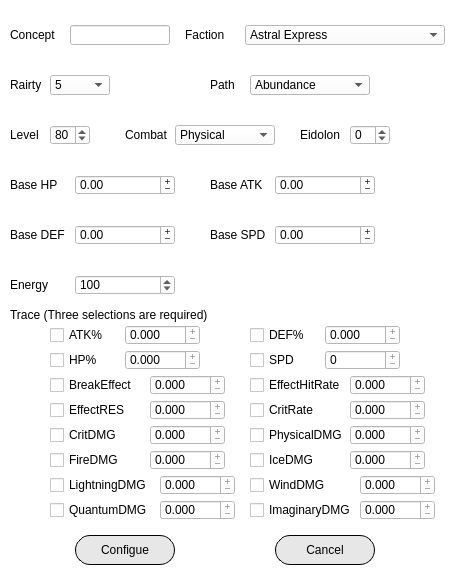
<?xml version="1.0" encoding="UTF-8"?>
<ui version="4.0">
 <class>AddCharacter</class>
 <widget class="QWidget" name="AddCharacter">
  <property name="geometry">
   <rect>
    <x>0</x>
    <y>0</y>
    <width>450</width>
    <height>575</height>
   </rect>
  </property>
  <property name="minimumSize">
   <size>
    <width>450</width>
    <height>575</height>
   </size>
  </property>
  <property name="maximumSize">
   <size>
    <width>450</width>
    <height>575</height>
   </size>
  </property>
  <property name="windowTitle">
   <string>AddCharacter</string>
  </property>
  <property name="windowIcon">
   <iconset>
    <normaloff>:/res/icon.png</normaloff>:/res/icon.png</iconset>
  </property>
  <property name="styleSheet">
   <string notr="true">background-color: rgb(255, 255, 255);</string>
  </property>
  <widget class="QLineEdit" name="concept">
   <property name="geometry">
    <rect>
     <x>70</x>
     <y>25</y>
     <width>100</width>
     <height>20</height>
    </rect>
   </property>
   <property name="maxLength">
    <number>30</number>
   </property>
   <property name="placeholderText">
    <string/>
   </property>
   <property name="clearButtonEnabled">
    <bool>true</bool>
   </property>
  </widget>
  <widget class="QLabel" name="label">
   <property name="geometry">
    <rect>
     <x>10</x>
     <y>25</y>
     <width>50</width>
     <height>20</height>
    </rect>
   </property>
   <property name="text">
    <string>Concept</string>
   </property>
  </widget>
  <widget class="QLabel" name="label_2">
   <property name="geometry">
    <rect>
     <x>185</x>
     <y>25</y>
     <width>50</width>
     <height>20</height>
    </rect>
   </property>
   <property name="text">
    <string>Faction</string>
   </property>
  </widget>
  <widget class="QLabel" name="label_3">
   <property name="geometry">
    <rect>
     <x>10</x>
     <y>75</y>
     <width>40</width>
     <height>20</height>
    </rect>
   </property>
   <property name="text">
    <string>Rairty</string>
   </property>
  </widget>
  <widget class="QLabel" name="label_4">
   <property name="geometry">
    <rect>
     <x>210</x>
     <y>75</y>
     <width>40</width>
     <height>20</height>
    </rect>
   </property>
   <property name="text">
    <string>Path</string>
   </property>
  </widget>
  <widget class="QComboBox" name="path">
   <property name="geometry">
    <rect>
     <x>250</x>
     <y>75</y>
     <width>120</width>
     <height>20</height>
    </rect>
   </property>
   <property name="styleSheet">
    <string notr="true"/>
   </property>
   <item>
    <property name="text">
     <string>Abundance</string>
    </property>
    <property name="icon">
     <iconset>
      <normaloff>:/path/res/path/abundance.png</normaloff>:/path/res/path/abundance.png</iconset>
    </property>
   </item>
   <item>
    <property name="text">
     <string>Destruction</string>
    </property>
    <property name="icon">
     <iconset>
      <normaloff>:/path/res/path/destruction.png</normaloff>:/path/res/path/destruction.png</iconset>
    </property>
   </item>
   <item>
    <property name="text">
     <string>Erudition</string>
    </property>
    <property name="icon">
     <iconset>
      <normaloff>:/path/res/path/erudition.png</normaloff>:/path/res/path/erudition.png</iconset>
    </property>
   </item>
   <item>
    <property name="text">
     <string>Harmony</string>
    </property>
    <property name="icon">
     <iconset>
      <normaloff>:/path/res/path/harmony.png</normaloff>:/path/res/path/harmony.png</iconset>
    </property>
   </item>
   <item>
    <property name="text">
     <string>Nihility</string>
    </property>
    <property name="icon">
     <iconset>
      <normaloff>:/path/res/path/nihility.png</normaloff>:/path/res/path/nihility.png</iconset>
    </property>
   </item>
   <item>
    <property name="text">
     <string>Preservation</string>
    </property>
    <property name="icon">
     <iconset>
      <normaloff>:/path/res/path/preservation.png</normaloff>:/path/res/path/preservation.png</iconset>
    </property>
   </item>
   <item>
    <property name="text">
     <string>The Hunt</string>
    </property>
    <property name="icon">
     <iconset>
      <normaloff>:/path/res/path/thehunt.png</normaloff>:/path/res/path/thehunt.png</iconset>
    </property>
   </item>
  </widget>
  <widget class="QLabel" name="label_5">
   <property name="geometry">
    <rect>
     <x>10</x>
     <y>125</y>
     <width>40</width>
     <height>20</height>
    </rect>
   </property>
   <property name="text">
    <string>Level</string>
   </property>
  </widget>
  <widget class="QSpinBox" name="level">
   <property name="geometry">
    <rect>
     <x>50</x>
     <y>125</y>
     <width>40</width>
     <height>20</height>
    </rect>
   </property>
   <property name="wrapping">
    <bool>true</bool>
   </property>
   <property name="buttonSymbols">
    <enum>QAbstractSpinBox::UpDownArrows</enum>
   </property>
   <property name="minimum">
    <number>1</number>
   </property>
   <property name="maximum">
    <number>80</number>
   </property>
   <property name="value">
    <number>80</number>
   </property>
  </widget>
  <widget class="QLabel" name="label_6">
   <property name="geometry">
    <rect>
     <x>125</x>
     <y>125</y>
     <width>50</width>
     <height>20</height>
    </rect>
   </property>
   <property name="text">
    <string>Combat</string>
   </property>
  </widget>
  <widget class="QComboBox" name="combat">
   <property name="geometry">
    <rect>
     <x>175</x>
     <y>125</y>
     <width>100</width>
     <height>20</height>
    </rect>
   </property>
   <item>
    <property name="text">
     <string>Physical</string>
    </property>
    <property name="icon">
     <iconset>
      <normaloff>:/combat/res/combat/physial.png</normaloff>:/combat/res/combat/physial.png</iconset>
    </property>
   </item>
   <item>
    <property name="text">
     <string>Fire</string>
    </property>
    <property name="icon">
     <iconset>
      <normaloff>:/combat/res/combat/fire.png</normaloff>:/combat/res/combat/fire.png</iconset>
    </property>
   </item>
   <item>
    <property name="text">
     <string>Ice</string>
    </property>
    <property name="icon">
     <iconset>
      <normaloff>:/combat/res/combat/ice.png</normaloff>:/combat/res/combat/ice.png</iconset>
    </property>
   </item>
   <item>
    <property name="text">
     <string>Lightning</string>
    </property>
    <property name="icon">
     <iconset>
      <normaloff>:/combat/res/combat/lightning.png</normaloff>:/combat/res/combat/lightning.png</iconset>
    </property>
   </item>
   <item>
    <property name="text">
     <string>Wind</string>
    </property>
    <property name="icon">
     <iconset>
      <normaloff>:/combat/res/combat/wind.png</normaloff>:/combat/res/combat/wind.png</iconset>
    </property>
   </item>
   <item>
    <property name="text">
     <string>Quantum</string>
    </property>
    <property name="icon">
     <iconset>
      <normaloff>:/combat/res/combat/quantum.png</normaloff>:/combat/res/combat/quantum.png</iconset>
    </property>
   </item>
   <item>
    <property name="text">
     <string>Imaginary</string>
    </property>
    <property name="icon">
     <iconset>
      <normaloff>:/combat/res/combat/imaginary.png</normaloff>:/combat/res/combat/imaginary.png</iconset>
    </property>
   </item>
  </widget>
  <widget class="QLabel" name="label_7">
   <property name="geometry">
    <rect>
     <x>300</x>
     <y>125</y>
     <width>50</width>
     <height>20</height>
    </rect>
   </property>
   <property name="text">
    <string>Eidolon</string>
   </property>
  </widget>
  <widget class="QSpinBox" name="eidolon">
   <property name="geometry">
    <rect>
     <x>350</x>
     <y>125</y>
     <width>40</width>
     <height>20</height>
    </rect>
   </property>
   <property name="wrapping">
    <bool>true</bool>
   </property>
   <property name="maximum">
    <number>6</number>
   </property>
  </widget>
  <widget class="QLabel" name="label_8">
   <property name="geometry">
    <rect>
     <x>10</x>
     <y>175</y>
     <width>65</width>
     <height>20</height>
    </rect>
   </property>
   <property name="text">
    <string>Base HP</string>
   </property>
  </widget>
  <widget class="QLabel" name="label_9">
   <property name="geometry">
    <rect>
     <x>210</x>
     <y>175</y>
     <width>65</width>
     <height>20</height>
    </rect>
   </property>
   <property name="text">
    <string>Base ATK</string>
   </property>
  </widget>
  <widget class="QLabel" name="label_10">
   <property name="geometry">
    <rect>
     <x>10</x>
     <y>225</y>
     <width>65</width>
     <height>20</height>
    </rect>
   </property>
   <property name="text">
    <string>Base DEF</string>
   </property>
  </widget>
  <widget class="QLabel" name="label_11">
   <property name="geometry">
    <rect>
     <x>210</x>
     <y>225</y>
     <width>65</width>
     <height>20</height>
    </rect>
   </property>
   <property name="text">
    <string>Base SPD</string>
   </property>
  </widget>
  <widget class="QLabel" name="label_12">
   <property name="geometry">
    <rect>
     <x>10</x>
     <y>275</y>
     <width>65</width>
     <height>20</height>
    </rect>
   </property>
   <property name="text">
    <string>Energy</string>
   </property>
  </widget>
  <widget class="QLabel" name="label_13">
   <property name="geometry">
    <rect>
     <x>10</x>
     <y>305</y>
     <width>421</width>
     <height>20</height>
    </rect>
   </property>
   <property name="text">
    <string>Trace (Three selections are required)</string>
   </property>
  </widget>
  <widget class="QCheckBox" name="checkBox_1">
   <property name="geometry">
    <rect>
     <x>50</x>
     <y>325</y>
     <width>75</width>
     <height>20</height>
    </rect>
   </property>
   <property name="text">
    <string>ATK%</string>
   </property>
  </widget>
  <widget class="QCheckBox" name="checkBox_2">
   <property name="geometry">
    <rect>
     <x>250</x>
     <y>325</y>
     <width>75</width>
     <height>20</height>
    </rect>
   </property>
   <property name="text">
    <string>DEF%</string>
   </property>
  </widget>
  <widget class="QCheckBox" name="checkBox_3">
   <property name="geometry">
    <rect>
     <x>50</x>
     <y>350</y>
     <width>75</width>
     <height>20</height>
    </rect>
   </property>
   <property name="text">
    <string>HP%</string>
   </property>
  </widget>
  <widget class="QCheckBox" name="checkBox_4">
   <property name="geometry">
    <rect>
     <x>250</x>
     <y>350</y>
     <width>75</width>
     <height>20</height>
    </rect>
   </property>
   <property name="text">
    <string>SPD</string>
   </property>
  </widget>
  <widget class="QCheckBox" name="checkBox_8">
   <property name="geometry">
    <rect>
     <x>250</x>
     <y>400</y>
     <width>100</width>
     <height>20</height>
    </rect>
   </property>
   <property name="text">
    <string>CritRate</string>
   </property>
  </widget>
  <widget class="QCheckBox" name="checkBox_9">
   <property name="geometry">
    <rect>
     <x>50</x>
     <y>425</y>
     <width>100</width>
     <height>20</height>
    </rect>
   </property>
   <property name="text">
    <string>CritDMG</string>
   </property>
  </widget>
  <widget class="QCheckBox" name="checkBox_5">
   <property name="geometry">
    <rect>
     <x>50</x>
     <y>375</y>
     <width>100</width>
     <height>20</height>
    </rect>
   </property>
   <property name="text">
    <string>BreakEffect</string>
   </property>
  </widget>
  <widget class="QCheckBox" name="checkBox_6">
   <property name="geometry">
    <rect>
     <x>250</x>
     <y>375</y>
     <width>100</width>
     <height>20</height>
    </rect>
   </property>
   <property name="text">
    <string>EffectHitRate</string>
   </property>
  </widget>
  <widget class="QCheckBox" name="checkBox_7">
   <property name="geometry">
    <rect>
     <x>50</x>
     <y>400</y>
     <width>100</width>
     <height>20</height>
    </rect>
   </property>
   <property name="text">
    <string>EffectRES</string>
   </property>
  </widget>
  <widget class="QCheckBox" name="checkBox_10">
   <property name="geometry">
    <rect>
     <x>250</x>
     <y>425</y>
     <width>100</width>
     <height>20</height>
    </rect>
   </property>
   <property name="text">
    <string>PhysicalDMG</string>
   </property>
  </widget>
  <widget class="QCheckBox" name="checkBox_11">
   <property name="geometry">
    <rect>
     <x>50</x>
     <y>450</y>
     <width>100</width>
     <height>20</height>
    </rect>
   </property>
   <property name="text">
    <string>FireDMG</string>
   </property>
  </widget>
  <widget class="QCheckBox" name="checkBox_12">
   <property name="geometry">
    <rect>
     <x>250</x>
     <y>450</y>
     <width>100</width>
     <height>20</height>
    </rect>
   </property>
   <property name="text">
    <string>IceDMG</string>
   </property>
  </widget>
  <widget class="QCheckBox" name="checkBox_13">
   <property name="geometry">
    <rect>
     <x>50</x>
     <y>475</y>
     <width>110</width>
     <height>20</height>
    </rect>
   </property>
   <property name="text">
    <string>LightningDMG</string>
   </property>
  </widget>
  <widget class="QCheckBox" name="checkBox_14">
   <property name="geometry">
    <rect>
     <x>250</x>
     <y>475</y>
     <width>110</width>
     <height>20</height>
    </rect>
   </property>
   <property name="text">
    <string>WindDMG</string>
   </property>
  </widget>
  <widget class="QCheckBox" name="checkBox_15">
   <property name="geometry">
    <rect>
     <x>50</x>
     <y>500</y>
     <width>110</width>
     <height>20</height>
    </rect>
   </property>
   <property name="text">
    <string>QuantumDMG</string>
   </property>
  </widget>
  <widget class="QCheckBox" name="checkBox_16">
   <property name="geometry">
    <rect>
     <x>250</x>
     <y>500</y>
     <width>110</width>
     <height>20</height>
    </rect>
   </property>
   <property name="text">
    <string>ImaginaryDMG</string>
   </property>
  </widget>
  <widget class="QPushButton" name="configuebtn">
   <property name="geometry">
    <rect>
     <x>75</x>
     <y>535</y>
     <width>100</width>
     <height>30</height>
    </rect>
   </property>
   <property name="styleSheet">
    <string notr="true">QPushButton
{
font: 16pt &quot;Meiryo UI&quot;;
background-color: rgb(231, 231, 231);
border-radius: 15px;
border:1px solid rgb(0, 0, 0)
}
QPushButton:hover
{
    padding-left:3px;
    padding-top:3px;
}
QPushButton:pressed
{
    padding-left:3px;
    padding-top:3px;
}</string>
   </property>
   <property name="text">
    <string>Configue</string>
   </property>
  </widget>
  <widget class="QPushButton" name="calcelbtn">
   <property name="geometry">
    <rect>
     <x>275</x>
     <y>535</y>
     <width>100</width>
     <height>30</height>
    </rect>
   </property>
   <property name="styleSheet">
    <string notr="true">QPushButton
{
font: 20pt &quot;Meiryo UI&quot;;
background-color: rgb(231, 231, 231);
border-radius: 15px;
border:1px solid rgb(0, 0, 0)
}
QPushButton:hover
{
    padding-left:3px;
    padding-top:3px;
}
QPushButton:pressed
{
    padding-left:3px;
    padding-top:3px;
}</string>
   </property>
   <property name="text">
    <string>Cancel</string>
   </property>
  </widget>
  <widget class="QDoubleSpinBox" name="BaseHP">
   <property name="geometry">
    <rect>
     <x>75</x>
     <y>175</y>
     <width>100</width>
     <height>20</height>
    </rect>
   </property>
   <property name="wrapping">
    <bool>true</bool>
   </property>
   <property name="buttonSymbols">
    <enum>QAbstractSpinBox::PlusMinus</enum>
   </property>
   <property name="accelerated">
    <bool>true</bool>
   </property>
   <property name="maximum">
    <double>1500.000000000000000</double>
   </property>
  </widget>
  <widget class="QDoubleSpinBox" name="BaseATK">
   <property name="geometry">
    <rect>
     <x>275</x>
     <y>175</y>
     <width>100</width>
     <height>20</height>
    </rect>
   </property>
   <property name="wrapping">
    <bool>true</bool>
   </property>
   <property name="buttonSymbols">
    <enum>QAbstractSpinBox::PlusMinus</enum>
   </property>
   <property name="accelerated">
    <bool>true</bool>
   </property>
   <property name="maximum">
    <double>1500.000000000000000</double>
   </property>
  </widget>
  <widget class="QSpinBox" name="Energy">
   <property name="geometry">
    <rect>
     <x>75</x>
     <y>275</y>
     <width>100</width>
     <height>20</height>
    </rect>
   </property>
   <property name="wrapping">
    <bool>true</bool>
   </property>
   <property name="accelerated">
    <bool>true</bool>
   </property>
   <property name="minimum">
    <number>0</number>
   </property>
   <property name="maximum">
    <number>240</number>
   </property>
   <property name="value">
    <number>100</number>
   </property>
  </widget>
  <widget class="QDoubleSpinBox" name="BaseSPD">
   <property name="geometry">
    <rect>
     <x>275</x>
     <y>225</y>
     <width>100</width>
     <height>20</height>
    </rect>
   </property>
   <property name="wrapping">
    <bool>true</bool>
   </property>
   <property name="buttonSymbols">
    <enum>QAbstractSpinBox::PlusMinus</enum>
   </property>
   <property name="accelerated">
    <bool>true</bool>
   </property>
   <property name="maximum">
    <double>120.000000000000000</double>
   </property>
  </widget>
  <widget class="QDoubleSpinBox" name="BaseDEF">
   <property name="geometry">
    <rect>
     <x>75</x>
     <y>225</y>
     <width>100</width>
     <height>20</height>
    </rect>
   </property>
   <property name="wrapping">
    <bool>true</bool>
   </property>
   <property name="buttonSymbols">
    <enum>QAbstractSpinBox::PlusMinus</enum>
   </property>
   <property name="accelerated">
    <bool>true</bool>
   </property>
   <property name="maximum">
    <double>1500.000000000000000</double>
   </property>
  </widget>
  <widget class="QDoubleSpinBox" name="HPBoostPercentage">
   <property name="geometry">
    <rect>
     <x>125</x>
     <y>350</y>
     <width>75</width>
     <height>20</height>
    </rect>
   </property>
   <property name="wrapping">
    <bool>true</bool>
   </property>
   <property name="readOnly">
    <bool>true</bool>
   </property>
   <property name="buttonSymbols">
    <enum>QAbstractSpinBox::PlusMinus</enum>
   </property>
   <property name="accelerated">
    <bool>true</bool>
   </property>
   <property name="decimals">
    <number>3</number>
   </property>
   <property name="maximum">
    <double>1.000000000000000</double>
   </property>
   <property name="singleStep">
    <double>0.001000000000000</double>
   </property>
  </widget>
  <widget class="QSpinBox" name="SPDBoost">
   <property name="geometry">
    <rect>
     <x>325</x>
     <y>350</y>
     <width>75</width>
     <height>20</height>
    </rect>
   </property>
   <property name="wrapping">
    <bool>true</bool>
   </property>
   <property name="readOnly">
    <bool>true</bool>
   </property>
   <property name="buttonSymbols">
    <enum>QAbstractSpinBox::PlusMinus</enum>
   </property>
   <property name="accelerated">
    <bool>true</bool>
   </property>
   <property name="maximum">
    <number>20</number>
   </property>
  </widget>
  <widget class="QDoubleSpinBox" name="DEFBoostPercentage">
   <property name="geometry">
    <rect>
     <x>325</x>
     <y>325</y>
     <width>75</width>
     <height>20</height>
    </rect>
   </property>
   <property name="wrapping">
    <bool>true</bool>
   </property>
   <property name="readOnly">
    <bool>true</bool>
   </property>
   <property name="buttonSymbols">
    <enum>QAbstractSpinBox::PlusMinus</enum>
   </property>
   <property name="accelerated">
    <bool>true</bool>
   </property>
   <property name="decimals">
    <number>3</number>
   </property>
   <property name="maximum">
    <double>1.000000000000000</double>
   </property>
   <property name="singleStep">
    <double>0.001000000000000</double>
   </property>
  </widget>
  <widget class="QDoubleSpinBox" name="ATKBoostPercentage">
   <property name="geometry">
    <rect>
     <x>125</x>
     <y>325</y>
     <width>75</width>
     <height>20</height>
    </rect>
   </property>
   <property name="wrapping">
    <bool>true</bool>
   </property>
   <property name="readOnly">
    <bool>true</bool>
   </property>
   <property name="buttonSymbols">
    <enum>QAbstractSpinBox::PlusMinus</enum>
   </property>
   <property name="accelerated">
    <bool>true</bool>
   </property>
   <property name="decimals">
    <number>3</number>
   </property>
   <property name="maximum">
    <double>1.000000000000000</double>
   </property>
   <property name="singleStep">
    <double>0.001000000000000</double>
   </property>
  </widget>
  <widget class="QDoubleSpinBox" name="EffectRES">
   <property name="geometry">
    <rect>
     <x>150</x>
     <y>400</y>
     <width>75</width>
     <height>20</height>
    </rect>
   </property>
   <property name="wrapping">
    <bool>true</bool>
   </property>
   <property name="readOnly">
    <bool>true</bool>
   </property>
   <property name="buttonSymbols">
    <enum>QAbstractSpinBox::PlusMinus</enum>
   </property>
   <property name="accelerated">
    <bool>true</bool>
   </property>
   <property name="decimals">
    <number>3</number>
   </property>
   <property name="maximum">
    <double>1.000000000000000</double>
   </property>
   <property name="singleStep">
    <double>0.001000000000000</double>
   </property>
  </widget>
  <widget class="QDoubleSpinBox" name="EffectHitRate">
   <property name="geometry">
    <rect>
     <x>350</x>
     <y>375</y>
     <width>75</width>
     <height>20</height>
    </rect>
   </property>
   <property name="wrapping">
    <bool>true</bool>
   </property>
   <property name="readOnly">
    <bool>true</bool>
   </property>
   <property name="buttonSymbols">
    <enum>QAbstractSpinBox::PlusMinus</enum>
   </property>
   <property name="accelerated">
    <bool>true</bool>
   </property>
   <property name="decimals">
    <number>3</number>
   </property>
   <property name="maximum">
    <double>1.000000000000000</double>
   </property>
   <property name="singleStep">
    <double>0.001000000000000</double>
   </property>
  </widget>
  <widget class="QDoubleSpinBox" name="CritRate">
   <property name="geometry">
    <rect>
     <x>350</x>
     <y>400</y>
     <width>75</width>
     <height>20</height>
    </rect>
   </property>
   <property name="wrapping">
    <bool>true</bool>
   </property>
   <property name="readOnly">
    <bool>true</bool>
   </property>
   <property name="buttonSymbols">
    <enum>QAbstractSpinBox::PlusMinus</enum>
   </property>
   <property name="accelerated">
    <bool>true</bool>
   </property>
   <property name="decimals">
    <number>3</number>
   </property>
   <property name="maximum">
    <double>1.000000000000000</double>
   </property>
   <property name="singleStep">
    <double>0.001000000000000</double>
   </property>
  </widget>
  <widget class="QDoubleSpinBox" name="BreakEffect">
   <property name="geometry">
    <rect>
     <x>150</x>
     <y>375</y>
     <width>75</width>
     <height>20</height>
    </rect>
   </property>
   <property name="wrapping">
    <bool>true</bool>
   </property>
   <property name="readOnly">
    <bool>true</bool>
   </property>
   <property name="buttonSymbols">
    <enum>QAbstractSpinBox::PlusMinus</enum>
   </property>
   <property name="accelerated">
    <bool>true</bool>
   </property>
   <property name="decimals">
    <number>3</number>
   </property>
   <property name="maximum">
    <double>2.000000000000000</double>
   </property>
   <property name="singleStep">
    <double>0.001000000000000</double>
   </property>
  </widget>
  <widget class="QDoubleSpinBox" name="CritDMG">
   <property name="geometry">
    <rect>
     <x>150</x>
     <y>425</y>
     <width>75</width>
     <height>20</height>
    </rect>
   </property>
   <property name="wrapping">
    <bool>true</bool>
   </property>
   <property name="readOnly">
    <bool>true</bool>
   </property>
   <property name="buttonSymbols">
    <enum>QAbstractSpinBox::PlusMinus</enum>
   </property>
   <property name="accelerated">
    <bool>true</bool>
   </property>
   <property name="decimals">
    <number>3</number>
   </property>
   <property name="maximum">
    <double>2.000000000000000</double>
   </property>
   <property name="singleStep">
    <double>0.001000000000000</double>
   </property>
  </widget>
  <widget class="QDoubleSpinBox" name="PhysialDMGBoost">
   <property name="geometry">
    <rect>
     <x>350</x>
     <y>425</y>
     <width>75</width>
     <height>20</height>
    </rect>
   </property>
   <property name="wrapping">
    <bool>true</bool>
   </property>
   <property name="readOnly">
    <bool>true</bool>
   </property>
   <property name="buttonSymbols">
    <enum>QAbstractSpinBox::PlusMinus</enum>
   </property>
   <property name="accelerated">
    <bool>true</bool>
   </property>
   <property name="decimals">
    <number>3</number>
   </property>
   <property name="maximum">
    <double>1.000000000000000</double>
   </property>
   <property name="singleStep">
    <double>0.001000000000000</double>
   </property>
  </widget>
  <widget class="QDoubleSpinBox" name="IceDMGBoost">
   <property name="geometry">
    <rect>
     <x>350</x>
     <y>450</y>
     <width>75</width>
     <height>20</height>
    </rect>
   </property>
   <property name="wrapping">
    <bool>true</bool>
   </property>
   <property name="readOnly">
    <bool>true</bool>
   </property>
   <property name="buttonSymbols">
    <enum>QAbstractSpinBox::PlusMinus</enum>
   </property>
   <property name="accelerated">
    <bool>true</bool>
   </property>
   <property name="decimals">
    <number>3</number>
   </property>
   <property name="maximum">
    <double>1.000000000000000</double>
   </property>
   <property name="singleStep">
    <double>0.001000000000000</double>
   </property>
  </widget>
  <widget class="QDoubleSpinBox" name="FireDMGBoost">
   <property name="geometry">
    <rect>
     <x>150</x>
     <y>450</y>
     <width>75</width>
     <height>20</height>
    </rect>
   </property>
   <property name="wrapping">
    <bool>true</bool>
   </property>
   <property name="readOnly">
    <bool>true</bool>
   </property>
   <property name="buttonSymbols">
    <enum>QAbstractSpinBox::PlusMinus</enum>
   </property>
   <property name="accelerated">
    <bool>true</bool>
   </property>
   <property name="decimals">
    <number>3</number>
   </property>
   <property name="maximum">
    <double>1.000000000000000</double>
   </property>
   <property name="singleStep">
    <double>0.001000000000000</double>
   </property>
  </widget>
  <widget class="QDoubleSpinBox" name="ImaginaryDMGBoost">
   <property name="geometry">
    <rect>
     <x>360</x>
     <y>500</y>
     <width>75</width>
     <height>20</height>
    </rect>
   </property>
   <property name="wrapping">
    <bool>true</bool>
   </property>
   <property name="readOnly">
    <bool>true</bool>
   </property>
   <property name="buttonSymbols">
    <enum>QAbstractSpinBox::PlusMinus</enum>
   </property>
   <property name="accelerated">
    <bool>true</bool>
   </property>
   <property name="decimals">
    <number>3</number>
   </property>
   <property name="maximum">
    <double>1.000000000000000</double>
   </property>
   <property name="singleStep">
    <double>0.001000000000000</double>
   </property>
  </widget>
  <widget class="QDoubleSpinBox" name="WindDMGBoost">
   <property name="geometry">
    <rect>
     <x>360</x>
     <y>475</y>
     <width>75</width>
     <height>20</height>
    </rect>
   </property>
   <property name="wrapping">
    <bool>true</bool>
   </property>
   <property name="readOnly">
    <bool>true</bool>
   </property>
   <property name="buttonSymbols">
    <enum>QAbstractSpinBox::PlusMinus</enum>
   </property>
   <property name="accelerated">
    <bool>true</bool>
   </property>
   <property name="decimals">
    <number>3</number>
   </property>
   <property name="maximum">
    <double>1.000000000000000</double>
   </property>
   <property name="singleStep">
    <double>0.001000000000000</double>
   </property>
  </widget>
  <widget class="QDoubleSpinBox" name="LightningDMGBoost">
   <property name="geometry">
    <rect>
     <x>160</x>
     <y>475</y>
     <width>75</width>
     <height>20</height>
    </rect>
   </property>
   <property name="wrapping">
    <bool>true</bool>
   </property>
   <property name="readOnly">
    <bool>true</bool>
   </property>
   <property name="buttonSymbols">
    <enum>QAbstractSpinBox::PlusMinus</enum>
   </property>
   <property name="accelerated">
    <bool>true</bool>
   </property>
   <property name="decimals">
    <number>3</number>
   </property>
   <property name="maximum">
    <double>1.000000000000000</double>
   </property>
   <property name="singleStep">
    <double>0.001000000000000</double>
   </property>
  </widget>
  <widget class="QDoubleSpinBox" name="QuantumDMGBoost">
   <property name="geometry">
    <rect>
     <x>160</x>
     <y>500</y>
     <width>75</width>
     <height>20</height>
    </rect>
   </property>
   <property name="wrapping">
    <bool>true</bool>
   </property>
   <property name="readOnly">
    <bool>true</bool>
   </property>
   <property name="buttonSymbols">
    <enum>QAbstractSpinBox::PlusMinus</enum>
   </property>
   <property name="accelerated">
    <bool>true</bool>
   </property>
   <property name="decimals">
    <number>3</number>
   </property>
   <property name="maximum">
    <double>1.000000000000000</double>
   </property>
   <property name="singleStep">
    <double>0.001000000000000</double>
   </property>
  </widget>
  <widget class="QComboBox" name="Faction">
   <property name="geometry">
    <rect>
     <x>245</x>
     <y>25</y>
     <width>200</width>
     <height>20</height>
    </rect>
   </property>
   <item>
    <property name="text">
     <string>Astral Express</string>
    </property>
   </item>
   <item>
    <property name="text">
     <string>Stellaron Hunters</string>
    </property>
   </item>
   <item>
    <property name="text">
     <string>Herta Space Station</string>
    </property>
   </item>
   <item>
    <property name="text">
     <string>Belobog</string>
    </property>
   </item>
   <item>
    <property name="text">
     <string>Interastral Peace Corporation</string>
    </property>
   </item>
   <item>
    <property name="text">
     <string>The Xianzhou Luofu</string>
    </property>
   </item>
   <item>
    <property name="text">
     <string>The Xianzhou Yaoqing</string>
    </property>
   </item>
   <item>
    <property name="text">
     <string>The Xianzhou Zhuming</string>
    </property>
   </item>
   <item>
    <property name="text">
     <string>Penacony</string>
    </property>
   </item>
   <item>
    <property name="text">
     <string>The Knights of Beauty</string>
    </property>
   </item>
   <item>
    <property name="text">
     <string>Intelligentsia Guild</string>
    </property>
   </item>
   <item>
    <property name="text">
     <string>Masked Fools</string>
    </property>
   </item>
   <item>
    <property name="text">
     <string>Garden of Recollection</string>
    </property>
   </item>
   <item>
    <property name="text">
     <string>Galaxy Ranger</string>
    </property>
   </item>
  </widget>
  <widget class="QComboBox" name="rairty">
   <property name="geometry">
    <rect>
     <x>50</x>
     <y>75</y>
     <width>60</width>
     <height>20</height>
    </rect>
   </property>
   <item>
    <property name="text">
     <string>5</string>
    </property>
    <property name="icon">
     <iconset>
      <normaloff>:/rairty/res/rairty/5star.png</normaloff>:/rairty/res/rairty/5star.png</iconset>
    </property>
   </item>
   <item>
    <property name="text">
     <string>4</string>
    </property>
    <property name="icon">
     <iconset>
      <normaloff>:/rairty/res/rairty/4star.png</normaloff>:/rairty/res/rairty/4star.png</iconset>
    </property>
   </item>
  </widget>
 </widget>
 <resources/>
 <connections/>
</ui>
